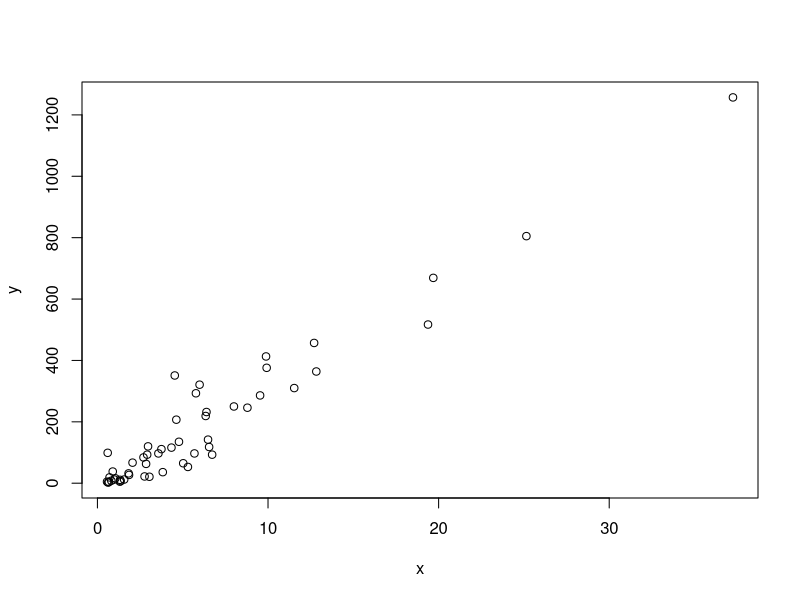
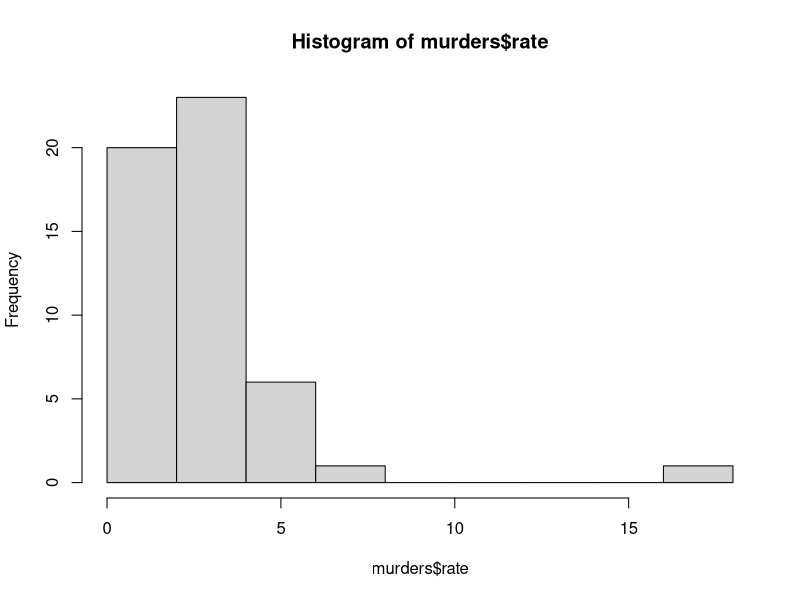
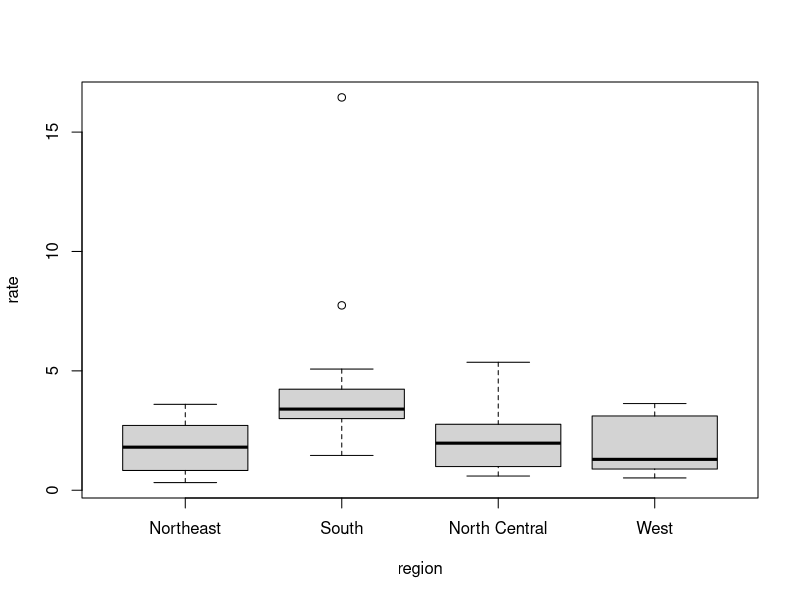

Write R code to recreate these figures, in order.
# adding a column with mutate
library(dslabs)
data("murders")

library(dplyr)

# a simple scatterplot of total murders versus population
x <- murders$population /10^6
y <- murders$total
plot(x, y)

# a histogram of murder rates
murders <- mutate(murders, rate = murders$total/murders$population*100000)
hist(murders$rate)

# boxplots of murder rates by region
boxplot(rate~region, data = murders)
